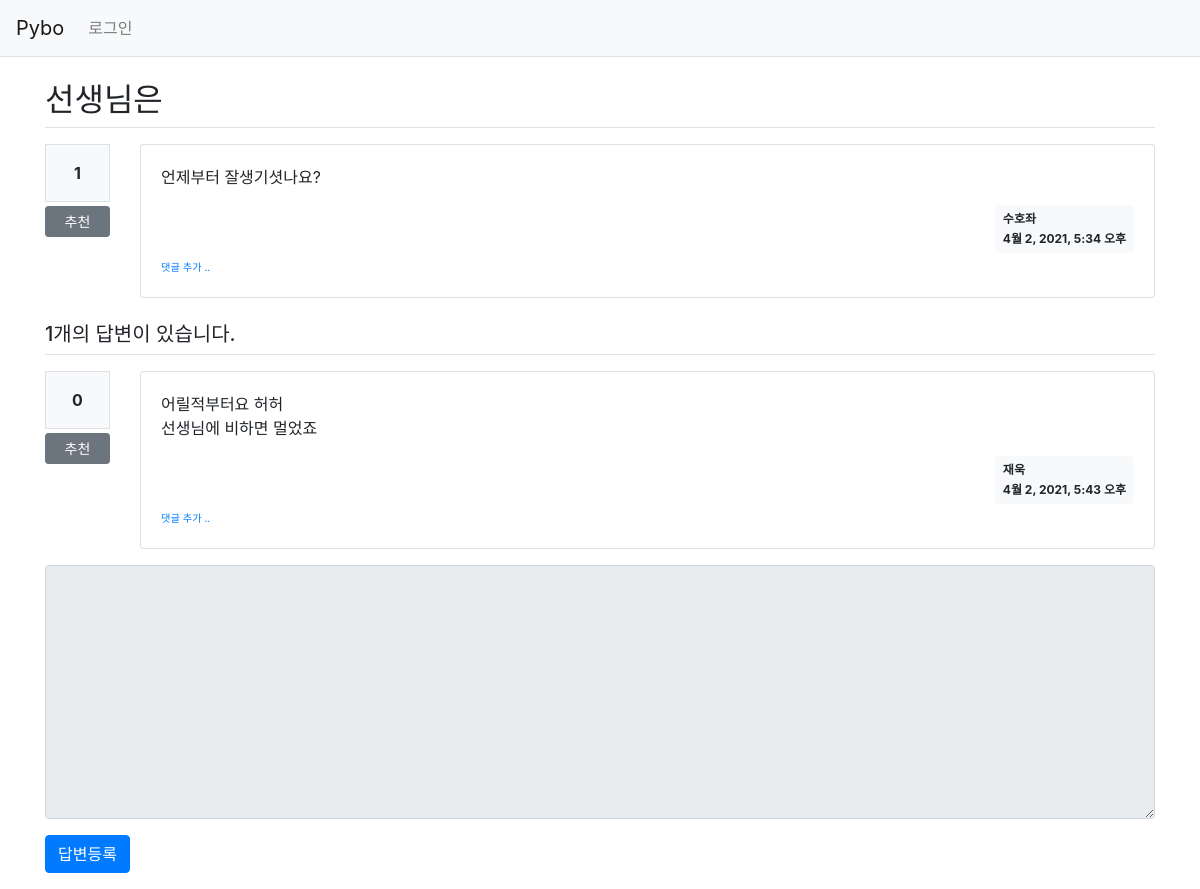
Screenshot of /pybo/110/ with the database file from the repository.
### pybo/models.py (models this page shows, shortened)
class Question(models.Model):
    author = models.ForeignKey(User, on_delete=models.CASCADE, related_name='author_question')
    subject = models.CharField(max_length=200)
    content = models.TextField()
    create_date = models.DateTimeField()
    modify_date = models.DateTimeField(null=True, blank=True)
    voter = models.ManyToManyField(User, related_name='voter_question')

class Answer(models.Model):
    author = models.ForeignKey(User, on_delete=models.CASCADE, related_name='author_answer')
    question = models.ForeignKey(Question, on_delete=models.CASCADE)
    content = models.TextField()
    create_date = models.DateTimeField()
    modify_date = models.DateTimeField(null=True, blank=True)
    voter = models.ManyToManyField(User, related_name='voter_answer')

### pybo/views/base_views.py (the view)
# urls.py: path('<int:question_id>/', base_views.detail, name='detail'),
def detail(request, question_id):
    question = get_object_or_404(Question, pk=question_id)
    context = {'question': question}
    return render(request, 'pybo/question_detail.html', context)

### pybo/templatetags/pybo_filter.py (called while the page is built)
@register.filter()
def mark(value):
    extensions = ["nl2br", "fenced_code"]
    return mark_safe(markdown.markdown(value, extensions=extensions))

### templates/pybo/question_detail.html (shortened to what this page needs)
{% extends 'base.html' %}
{% load pybo_filter %}
{% block content %}
<div class="container my-3">
    <h2 class="border-bottom py-2">{{ question.subject }}</h2>
    <div class="row my-3">
        <div class="col-1">
            <div class="bg-light text-center p-3 border font-weight-bolder mb-1">{{question.voter.count}}</div>
            <a href="#" data-uri="{% url 'pybo:vote_question' question.id  %}"
               class="recommend btn btn-sm btn-secondary btn-block my-1">추천</a>
        </div>
        <div class="col-11">
            <div class="card">
                <div class="card-body">
                    <div class="card-text">{{ question.content|mark }}</div>
                    <div class="d-flex justify-content-end">
                        <div class="badge badge-light p-2 text-left">
                            <div class="mb-2">{{ question.author.username }}</div>
                            <div>{{ question.create_date }}</div>
                        </div>
                    </div>
                    <div>
                        <a href="{% url 'pybo:comment_create_question' question.id  %}"
                           class="small"><small>댓글 추가 ..</small></a>
                    </div>
                </div>
            </div>
        </div>
    </div>
    <h5 class="border-bottom my-3 py-2">{{question.answer_set.count}}개의 답변이 있습니다.</h5>
    {% for answer in question.answer_set.all %}
    <div class="row my-3">
        <div class="col-1">
            <div class="bg-light text-center p-3 border font-weight-bolder mb-1">{{answer.voter.count}}</div>
            <a href="#" data-uri="{% url 'pybo:vote_answer' answer.id  %}"
                class="recommend btn btn-sm btn-secondary btn-block my-1">추천</a>
        </div>
        <div class="col-11">
            <div class="card">
                <div class="card-body">
                    <div class="card-text">{{ answer.content|mark }}</div>
                    <div class="d-flex justify-content-end">
                        <div class="badge badge-light p-2 text-left">
                            <div class="mb-2">{{ answer.author.username }}</div>
                            <div>{{ answer.create_date }}</div>
                        </div>
                    </div>
                    <div>
                        <a href="{% url 'pybo:comment_create_answer' answer.id  %}"
                           class="small"><small>댓글 추가 ..</small></a>
                    </div>
                </div>
            </div>
        </div>
    </div>
    {% endfor %}
    <form action="{% url 'pybo:answer_create' question.id %}" method="post" class="my-3">
        <div class="form-group">
            <textarea {% if not user.is_authenticated %}disabled{% endif %}
              name="content" id="content" class="form-control" rows="10"></textarea>
        </div>
        <input type="submit" value="답변등록" class="btn btn-primary">
    </form>
</div>
{% endblock %}

### templates/base.html (shortened to what this page needs)
{% load static %}
<!doctype html>
<html lang="ko">
<head>
    <link rel="stylesheet" type="text/css" href="{% static 'bootstrap.min.css' %}">
    <link rel="stylesheet" type="text/css" href="{% static 'style.css' %}">
</head>
<body>
{% include "navbar.html" %}
{% block content %}
{% endblock %}
</body>
</html>

### templates/navbar.html (shortened to what this page needs)
<nav class="navbar navbar-expand-lg navbar-light bg-light border-bottom">
    <a class="navbar-brand" href="{% url 'pybo:index' %}">Pybo</a>
    <div class="collapse navbar-collapse flex-grow-0" id="navbarNav">
        <ul class="navbar-nav">
            <li class="nav-item ">
                {% if user.is_authenticated %}
                <a class="nav-link" href="{% url 'common:logout' %}">{{ user.username }} (로그아웃)</a>
                {% else %}
                <a class="nav-link" href="{% url 'common:login' %}">로그인</a>
                {% endif %}
            </li>
        </ul>
    </div>
</nav>

### rows the page displays
Question: subject "선생님은", voter.count "1", content|mark "언제부터 잘생기셧나요?", author.username "수호좌", create_date "4월 2, 2021, 5:34 오후", answer_set.count "1"
Answer: voter.count "0", content|mark "어릴적부터요 허허 선생님에 비하면 멀었죠", author.username "재욱", create_date "4월 2, 2021, 5:43 오후"
